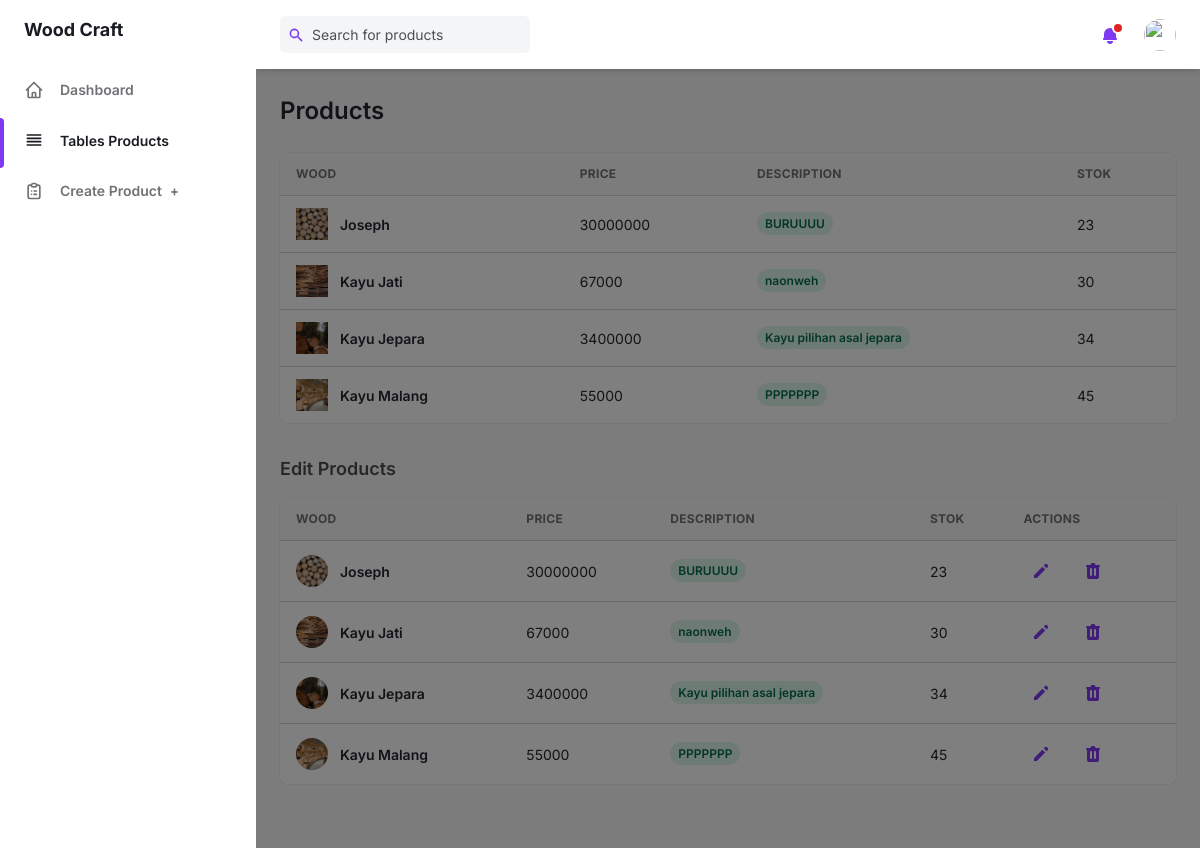
The app's page /admin/tables.php (signed in) with its own data.
### tables this page shows
CREATE TABLE `kayu` (
  `product_id` varchar(10) NOT NULL,
  `jenis_kayu` varchar(50) NOT NULL,
  `product_price` double NOT NULL,
  `product_description` varchar(255) NOT NULL,
  `stok` int(11) NOT NULL,
  `product_image` varchar(255) NOT NULL
);

### admin/tables.php (the view, shortened to what this page needs)
<?php
@include('../server/connection.php');
$query_products = "SELECT * FROM kayu";
$stmt_products = $conn->prepare($query_products);
$stmt_products->execute();
$products = $stmt_products->get_result();
?>
<!DOCTYPE html>
<html :class="{ 'theme-dark': dark }" x-data="data()" lang="en">
<head>
  <link rel="stylesheet" href="./assets/css/tailwind.output.css" />
</head>
<body>
  <div class="flex h-screen bg-gray-50 dark:bg-gray-900" :class="{ 'overflow-hidden': isSideMenuOpen}">
    <aside class="z-20 flex-shrink-0 hidden w-64 overflow-y-auto bg-white dark:bg-gray-800 md:block">
      <div class="py-4 text-gray-500 dark:text-gray-400">
        <a class="ml-6 text-lg font-bold text-gray-800 dark:text-gray-200" href="index.php">
          Wood Craft
        </a>
        <ul class="mt-6">
          <li class="relative px-6 py-3">
            <a class="inline-flex items-center w-full text-sm font-semibold transition-colors duration-150 hover:text-gray-800 dark:hover:text-gray-200" href="index.php">
              <span class="ml-4">Dashboard</span>
            </a>
          </li>
        </ul>
        <ul>
          <li class="relative px-6 py-3">
            <span class="absolute inset-y-0 left-0 w-1 bg-purple-600 rounded-tr-lg rounded-br-lg" aria-hidden="true"></span>
            <a class="inline-flex items-center w-full text-sm font-semibold text-gray-800 transition-colors duration-150 hover:text-gray-800 dark:hover:text-gray-200 dark:text-gray-100" href="tables.php">
              <svg class="w-5 h-5" aria-hidden="true" fill="none" stroke-linecap="round" stroke-linejoin="round" stroke-width="2" viewBox="0 0 24 24" stroke="currentColor">
                <path d="M4 6h16M4 10h16M4 14h16M4 18h16"></path>
              </svg>
              <span class="ml-4">Tables Products</span>
            </a>
          </li>
          <li class="relative px-6 py-3">
            <a class="inline-flex items-center w-full text-sm font-semibold transition-colors duration-150 hover:text-gray-800 dark:hover:text-gray-200" href="create-product.php">
              <span class="ml-4">Create Product</span>
              <span class="ml-2" aria-hidden="true">+</span>
            </a>
          </li>
        </ul>
      </div>
    </aside>
    <div x-show="isSideMenuOpen" x-transition:enter="transition ease-in-out duration-150" x-transition:enter-start="opacity-0" x-transition:enter-end="opacity-100" x-transition:leave="transition ease-in-out duration-150" x-transition:leave-start="opacity-100" x-transition:leave-end="opacity-0" class="fixed inset-0 z-10 flex items-end bg-black bg-opacity-50 sm:items-center sm:justify-center"></div>
    <div class="flex flex-col flex-1 w-full">
      <header class="z-10 py-4 bg-white shadow-md dark:bg-gray-800">
        <div class="container flex items-center justify-between h-full px-6 mx-auto text-purple-600 dark:text-purple-300">
          <form action="product-finder.php" method="GET">
            <div class="flex justify-center flex-1 lg:mr-32">
              <div class="relative w-full max-w-xl mr-6 focus-within:text-purple-500">
                <div class="absolute inset-y-0 flex items-center pl-2">
                  <svg class="w-4 h-4" aria-hidden="true" fill="currentColor" viewBox="0 0 20 20">
                    <path fill-rule="evenodd" d="M8 4a4 4 0 100 8 4 4 0 000-8zM2 8a6 6 0 1110.89 3.476l4.817 4.817a1 1 0 01-1.414 1.414l-4.816-4.816A6 6 0 012 8z" clip-rule="evenodd"></path>
                  </svg>
                </div>
                <input class="w-full pl-8 pr-2 text-sm text-gray-700 placeholder-gray-600 bg-gray-100 border-0 rounded-md dark:placeholder-gray-500 dark:focus:shadow-outline-gray dark:focus:placeholder-gray-600 dark:bg-gray-700 dark:text-gray-200 focus:placeholder-gray-500 focus:bg-white focus:border-purple-300 focus:outline-none focus:shadow-outline-purple form-input" type="text" placeholder="Search for products" aria-label="Search" name="searchInput" />
              </div>
            </div>
          </form>
          <ul class="flex items-center flex-shrink-0 space-x-6">
            <li class="relative">
              <button class="relative align-middle rounded-md focus:outline-none focus:shadow-outline-purple" @click="toggleNotificationsMenu" @keydown.escape="closeNotificationsMenu" aria-label="Notifications" aria-haspopup="true">
                <svg class="w-5 h-5" aria-hidden="true" fill="currentColor" viewBox="0 0 20 20">
                  <path d="M10 2a6 6 0 00-6 6v3.586l-.707.707A1 1 0 004 14h12a1 1 0 00.707-1.707L16 11.586V8a6 6 0 00-6-6zM10 18a3 3 0 01-3-3h6a3 3 0 01-3 3z"></path>
                </svg>
                <span aria-hidden="true" class="absolute top-0 right-0 inline-block w-3 h-3 transform translate-x-1 -translate-y-1 bg-red-600 border-2 border-white rounded-full dark:border-gray-800"></span>
              </button>
            </li>
            <li class="relative">
              <button class="align-middle rounded-full focus:shadow-outline-purple focus:outline-none" @click="toggleProfileMenu" @keydown.escape="closeProfileMenu" aria-label="Account" aria-haspopup="true">
                <img class="object-cover w-8 h-8 rounded-full" src="https://images.unsplash.com/photo-1502378735452-bc7d86632805?ixlib=rb-0.3.5&q=80&fm=jpg&crop=entropy&cs=tinysrgb&w=200&fit=max&s=aa3a807e1bbdfd4364d1f449eaa96d82" alt="" aria-hidden="true" />
              </button>
            </li>
          </ul>
        </div>
      </header>
      <main class="h-full pb-16 overflow-y-auto">
        <div class="container grid px-6 mx-auto">
          <h2 class="my-6 text-2xl font-semibold text-gray-700 dark:text-gray-200">
            Products
          </h2>
          <div class="w-full mb-8 overflow-hidden rounded-lg shadow-xs">
            <div class="w-full overflow-x-auto">
              <table class="w-full whitespace-no-wrap">
                <thead>
                  <tr class="text-xs font-semibold tracking-wide text-left text-gray-500 uppercase border-b dark:border-gray-700 bg-gray-50 dark:text-gray-400 dark:bg-gray-800">
                    <th class="px-4 py-3">Wood</th>
                    <th class="px-4 py-3">Price</th>
                    <th class="px-4 py-3">Description</th>
                    <th class="px-4 py-3">Stok</th>
                  </tr>
                </thead>
                <tbody class="bg-white divide-y dark:divide-gray-700 dark:bg-gray-800">
                  <?php foreach ($products as $product) { ?>
                    <tr class="text-gray-700 dark:text-gray-400">
                      <td class="px-4 py-3">
                        <div class="flex items-center text-sm">
                          <div class="relative hidden w-8 h-8 mr-3 rounded-full md:block">
                            <img class="object-cover w-full h-full" src="../assets/images/<?php echo $product['product_image']; ?>" alt="" width="40px" loading="lazy" />
                            <div class="absolute inset-0 rounded-full shadow-inner" aria-hidden="true"></div>
                          </div>
                          <div>
                            <p class="font-semibold"><?php echo $product['jenis_kayu']; ?></p>
                          </div>
                        </div>
                      </td>
                      <td class="px-4 py-3 text-sm">
                        <?php echo $product['product_price']; ?>
                      </td>
                      <td class="px-4 py-3 text-xs">
                        <span class="px-2 py-1 font-semibold leading-tight text-green-700 bg-green-100 rounded-full dark:bg-green-700 dark:text-green-100">
                          <?php echo $product['product_description']; ?>
                        </span>
                      </td>
                      <td class="px-4 py-3 text-sm">
                        <?php echo $product['stok']; ?>
                      </td>
                    </tr>
                  <?php } ?>
                </tbody>
              </table>
            </div>
          </div>
          <h4 class="mb-4 text-lg font-semibold text-gray-600 dark:text-gray-300">
            Edit Products
          </h4>
          <div class="w-full overflow-hidden rounded-lg shadow-xs">
            <div class="w-full overflow-x-auto">
              <table class="w-full whitespace-no-wrap">
                <thead>
                  <tr class="text-xs font-semibold tracking-wide text-left text-gray-500 uppercase border-b dark:border-gray-700 bg-gray-50 dark:text-gray-400 dark:bg-gray-800">
                    <th class="px-4 py-3">Wood</th>
                    <th class="px-4 py-3">Price</th>
                    <th class="px-4 py-3">Description</th>
                    <th class="px-4 py-3">Stok</th>
                    <th class="px-4 py-3">Actions</th>
                  </tr>
                </thead>
                <tbody class="bg-white divide-y dark:divide-gray-700 dark:bg-gray-800">
                  <?php foreach ($products as $product) { ?>
                    <tr class="text-gray-700 dark:text-gray-400">
                      <td class="px-4 py-3">
                        <div class="flex items-center text-sm">
                          <div class="relative hidden w-8 h-8 mr-3 rounded-full md:block">
                            <img class="object-cover w-full h-full rounded-full" src="../assets/images/<?php echo $product['product_image']; ?>" alt="" loading="lazy" />
                            <div class="absolute inset-0 rounded-full shadow-inner" aria-hidden="true"></div>
                          </div>
                          <div>
                            <p class="font-semibold"><?php echo $product['jenis_kayu']; ?></p>
                          </div>
                        </div>
                      </td>
                      <td class="px-4 py-3 text-sm">
                        <?php echo $product['product_price']; ?>
                      </td>
                      <td class="px-4 py-3 text-xs">
                        <span class="px-2 py-1 font-semibold leading-tight text-green-700 bg-green-100 rounded-full dark:bg-green-700 dark:text-green-100">
                          <?php echo $product['product_description']; ?>
                        </span>
                      </td>
                      <td class="px-4 py-3 text-sm">
                        <?php echo $product['stok']; ?>
                      </td>
                      <td class="px-4 py-3">
                        <a href="edit-product.php?product_id=<?php echo $product['product_id']; ?>">
                          <div class="flex items-center space-x-4 text-sm">
                            <button type="button" class="flex items-center justify-between px-2 py-2 text-sm font-medium leading-5 text-purple-600 rounded-lg dark:text-gray-400 focus:outline-none focus:shadow-outline-gray" aria-label="Edit">
                              <svg class="w-5 h-5" aria-hidden="true" fill="currentColor" viewBox="0 0 20 20">
                                <path d="M13.586 3.586a2 2 0 112.828 2.828l-.793.793-2.828-2.828.793-.793zM11.379 5.793L3 14.172V17h2.828l8.38-8.379-2.83-2.828z"></path>
                              </svg>
                            </button>
                        </a>
                        <a href="delete-product.php?product_id=<?php echo $product['product_id']; ?>">
                          <button class="flex items-center justify-between px-2 py-2 text-sm font-medium leading-5 text-purple-600 rounded-lg dark:text-gray-400 focus:outline-none focus:shadow-outline-gray" type="button" onclick="return confirm('Are you sure you want to delete this product?')">
                          </button>
                        </a>
                      </td>
                    </tr>
                  <?php } ?>
                </tbody>
              </table>
            </div>
          </div>
        </div>
    </div>
  </div>
</body>
</html>

### records on screen
kayu: product_image (picture), jenis_kayu "Joseph", product_price "30000000", product_description "BURUUUU", stok "23"
kayu: product_image (picture), jenis_kayu "Kayu Jati", product_price "67000", product_description "naonweh", stok "30"
kayu: product_image (picture), jenis_kayu "Kayu Jepara", product_price "3400000", product_description "Kayu pilihan asal jepara", stok "34"
kayu: product_image (picture), jenis_kayu "Kayu Malang", product_price "55000", product_description "PPPPPPP", stok "45"
